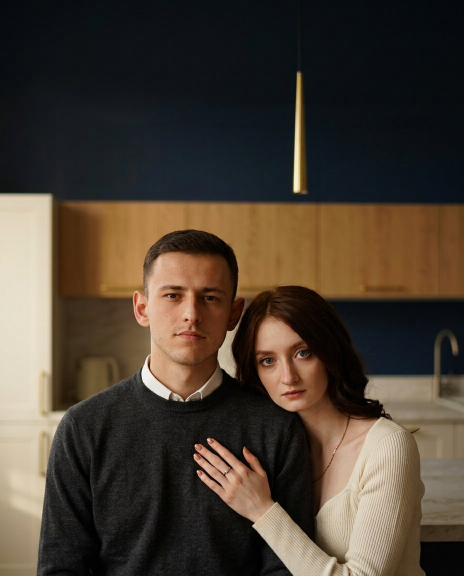
#> input picture vk/_source/base_cover_vertical.jpg, 928 x 1152 px, found by its file name (shown at 1/2 size)
$ python build_all.py
#> lines starting #> are read from the running program, lines starting #| are printed output that depends on the picture
### scripts/vk-design/vk.py
# -*- coding: utf-8 -*-
"""
Сборка визуалов для сообщества ВКонтакте vk.ru/tverkuhniru.
Палитра, шрифты и правила — те же, что на сайте «РЕцепт».
"""
import os
from PIL import Image, ImageDraw, ImageFont, ImageFilter, ImageEnhance, ImageOps

FDIR = os.environ.get('VK_FONTS', '/tmp/fonts/out')
REPO = '/home/user/REcept'
OUT = os.path.join(REPO, 'vk')

INK    = (19, 41, 74)
SOOT   = (11, 26, 48)
COAL   = (31, 63, 104)
CREAM  = (255, 252, 247)
BONE   = (246, 240, 231)
SAND   = (236, 227, 213)
LINE   = (221, 212, 197)
STONE  = (107, 99, 92)
CLAY   = (162, 152, 140)
GOLD   = (122, 97, 60)
GOLDL  = (182, 154, 99)
GOLDS  = (211, 189, 149)

# --------------------------------------------------------------- шрифты
# fontsource режет гарнитуры по unicode-range: в кириллическом файле нет цифр
# и латиницы. Поэтому каждый символ берётся из той половины, где он есть.
_FAMILIES = {
    'golos':    ('golos-400.ttf', 'golos-latin.ttf'),
    'golos-m':  ('golos-500.ttf', 'golos-latin.ttf'),
    'golos-b':  ('golos-600.ttf', 'golos-latin.ttf'),
    'corm':     ('corm-400.ttf', 'corm-latin.ttf'),
    'corm-l':   ('corm-300.ttf', 'corm-latin.ttf'),
    'corm-m':   ('corm-500.ttf', 'corm-latin.ttf'),
    'playfair': ('playfair-400.ttf', 'playfair-latin.ttf'),
    'playfair-m': ('playfair-500.ttf', 'playfair-latin.ttf'),
    'marck':    ('marck-400.ttf', 'marck-latin.ttf'),
}


_cmaps = {}
def _cmap(path):
    if path not in _cmaps:
        from fontTools.ttLib import TTFont as _TT
        _cmaps[path] = set(_TT(path).getBestCmap().keys())
    return _cmaps[path]


class Font:
    def __init__(self, fam, size):
        cyr, lat = _FAMILIES[fam]
        self.fam, self.size = fam, size
        self.c = ImageFont.truetype(os.path.join(FDIR, cyr), size)
        self.l = ImageFont.truetype(os.path.join(FDIR, lat), size)
        self.cmap_c = _cmap(os.path.join(FDIR, cyr))
        self.cmap_l = _cmap(os.path.join(FDIR, lat))

    # [6 lines left out: function for_char, not called in this run]

    def getmetrics(self):
        return self.c.getmetrics()

    # [21 lines left out: functions getlength, draw, not called in this run]


_cache = {}
def F(fam, size):
    key = (fam, int(round(size)))
    if key not in _cache:
        _cache[key] = Font(fam, int(round(size)))
    return _cache[key]


def tw(draw, s, f, tracking=0.0):
    return f.getlength(s, tracking)


# [48 lines left out: functions text, wrap, para, caps_rule, not called in this run]


def rule(draw, xy, w, color, t=1.5):
    x, y = xy
    draw.rectangle([x, y, x + w, y + t], fill=color)


# --------------------------------------------------------------- фото
def cover(img, size, focus=(0.5, 0.5), zoom=1.0):
    tw_, th_ = size
    if img.mode != 'RGB':
        img = img.convert('RGB')
    sw, sh = img.size
    scale = max(tw_ / sw, th_ / sh) * zoom
    nw, nh = int(sw * scale + 0.5), int(sh * scale + 0.5)
    im = img.resize((nw, nh), Image.LANCZOS)
    fx = int((nw - tw_) * focus[0] + 0.5)
    fy = int((nh - th_) * focus[1] + 0.5)
    fx = max(0, min(nw - tw_, fx)); fy = max(0, min(nh - th_, fy))
    return im.crop((fx, fy, fx + tw_, fy + th_))


def _interp(stops, t):
    stops = sorted(stops)
    if t <= stops[0][0]:
        return stops[0][1]
    for (p0, c0), (p1, c1) in zip(stops, stops[1:]):
        if p0 <= t <= p1:
            k = 0 if p1 == p0 else (t - p0) / (p1 - p0)
            return tuple(int(c0[i] + (c1[i] - c0[i]) * k) for i in range(4))
    return stops[-1][1]


def linear(size, stops, horizontal=False):
    w, h = (1024, 1) if not horizontal else (1, 1024)
    grad = Image.new('RGBA', (w, h))
    px = grad.load()
    for i in range(1024):
        col = _interp(stops, i / 1023)
        if horizontal:
            px[0, i] = col
        else:
            px[i, 0] = col
    return grad.resize(size, Image.BILINEAR)


def rgba(color, a):
    return (color[0], color[1], color[2], int(a))


def veil(img, stops, horizontal=False):
    base = img.convert('RGBA')
    base.alpha_composite(linear(img.size, stops, horizontal))
    return base


# [14 lines left out: function spot, not called in this run]


def lighten(img, center, radius, amount=0.16):
    """Тёплый свет на лицах: снимок не глушим, а показываем."""
    w, h = img.size
    m = Image.new('L', (w, h), 0)
    md = ImageDraw.Draw(m)
    cx, cy = center[0] * w, center[1] * h
    rx, ry = radius[0] * w, radius[1] * h
    md.ellipse([cx - rx, cy - ry, cx + rx, cy + ry], fill=int(255 * amount))
    m = m.filter(ImageFilter.GaussianBlur(min(rx, ry) * 0.7))
    white = Image.new('RGB', (w, h), (255, 246, 232))
    mask = m.convert('RGB')
    return Image.composite(Image.blend(img.convert('RGB'), white, 0.55), img.convert('RGB'),
                           mask.convert('L'))


def grain(img, amount=7):
    n = Image.effect_noise(img.size, 42).convert('L').filter(ImageFilter.GaussianBlur(0.4))
    return Image.blend(img.convert('RGB'), Image.merge('RGB', (n, n, n)), amount / 100 * 0.5)


# [17 lines left out: functions paper, save, not called in this run]


# --------------------------------------------------------------- знак
def wordmark(draw, xy, size, tone='light', anchor='la', color=None, gold=None):
    f = F('corm', size)
    s1, s2 = 'РЕ', 'цепт'
    w1 = tw(draw, s1, f); w2 = tw(draw, s2, f)
    x, y = xy
    if anchor[0] == 'm': x -= (w1 + w2) / 2
    elif anchor[0] == 'r': x -= (w1 + w2)
    asc, _ = f.getmetrics(); y += asc
    col = color or (CREAM if tone == 'light' else INK)
    gl = gold or (GOLDS if tone == 'light' else GOLD)
    f.draw(draw, (x, y), s1, gl)
    f.draw(draw, (x + w1, y), s2, col)
    return w1 + w2


# [13 lines left out: function wordmark_tver, not called in this run]


THE = ['с 2004 года', 'гарантия 24 месяца', 'оплата 50 / 50']

# [18 lines left out: function theses, not called in this run]

### scripts/vk-design/build_all.py
# -*- coding: utf-8 -*-
import os, sys
sys.path.insert(0, os.path.dirname(os.path.abspath(__file__)))
from vk import *

COUPLE_VERT = Image.open(os.path.join(REPO, 'vk/_source/base_cover_vertical.jpg'))
#> COUPLE_VERT is the input picture: PIL image 928x1152 RGB; mean R, G, B 73.7, 62.6, 51.1
COUPLE_WIDE = Image.open(os.path.join(REPO, 'vk/_source/base_cover_wide2.jpg'))
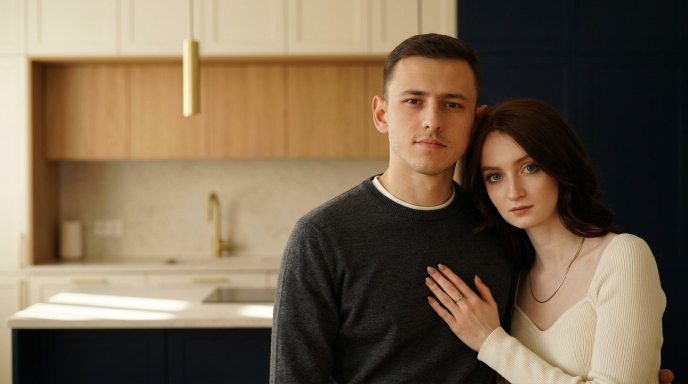
#> input picture vk/_source/base_cover_wide2.jpg, 1376 x 768 px, found by its file name (shown at 1/2 size)
#> COUPLE_WIDE is the input picture: PIL image 1376x768 RGB; mean R, G, B 117.8, 100.4, 78.3

PHOTO = os.path.join(REPO, 'public/images')

SERVICES = [
    dict(slug='kuhni', n='01', photo=os.path.join(REPO, 'vk/_source') + '/svc_kitchen.jpg',
         title='Кухни на заказ',
         sub='От компактных кухонь в хрущёвке до кухонь-гостиных с островом',
         short='Основное направление'),
    dict(slug='garderobnye', n='02', photo=os.path.join(REPO, 'vk/_source') + '/svc_wardrobe.jpg',
         title='Гардеробные и шкафы',
         sub='Системы хранения по вашим размерам и вещам, а не по стандартной сетке',
         short='Шкафы-купе, распашные, антресоли'),
    dict(slug='vannaya', n='03', photo=os.path.join(REPO, 'vk/_source') + '/svc_bathroom.jpg',
         title='Мебель для ванной',
         sub='Тумбы, пеналы и зеркальные шкафы во влагостойком исполнении',
         short='Подгоняем по месту'),
    dict(slug='prihozhie', n='04', photo=os.path.join(REPO, 'vk/_source') + '/svc_hall.jpg',
         title='Прихожие и детские',
         sub='Корпусная мебель для остальных комнат — в одной стилистике с кухней',
         short='Рабочие зоны, детские'),
]


# ================================================================= АВАТАР
def avatar():
    """Аватарка: ВК обрезает её кругом, поэтому всё важное — внутри
    вписанной окружности. Сверху синее поле со знаком, ниже — лица."""
    W = H = 1200
    img = cover(COUPLE_VERT, (W, H), focus=(0.50, 0.14), zoom=1.0)
#> in cover, `return im.crop((fx, fy, fx + tw_, fy + th_))`:
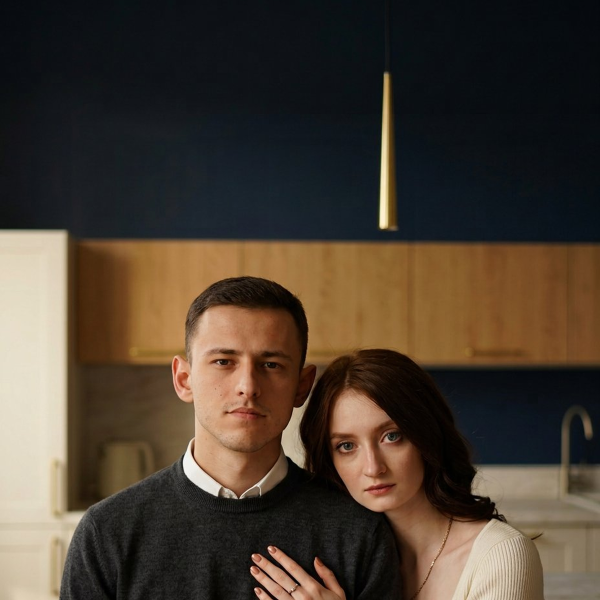
#> returned value: PIL image 1200x1200 RGB (shown at 1/2 size); mean R, G, B 73.4, 61.6, 49.6
    img = ImageEnhance.Contrast(img).enhance(1.05)
    img = ImageEnhance.Color(img).enhance(1.06)
    img = lighten(img, (0.50, 0.62), (0.46, 0.30), 0.14)
    # верхняя треть — плотное поле под знак, дальше прозрачно
    img = veil(img, [(0.00, rgba(SOOT, 254)), (0.20, rgba(INK, 246)),
                     (0.34, rgba(INK, 168)), (0.46, rgba(INK, 30)),
                     (0.60, rgba(INK, 0)), (0.88, rgba(SOOT, 40)),
                     (1.00, rgba(SOOT, 140))])
    img = grain(img, 7)
    d = ImageDraw.Draw(img, 'RGBA')

    wordmark(d, (W / 2, 150), 128, 'light', 'ma')
    text(d, (W / 2, 316), 'ТВЕРЬ · С 2004 ГОДА', F('golos', 30),
         rgba(GOLDS, 240), 0.26, 'ma')
    rule(d, (W / 2 - 90, 388), 180, rgba(GOLDL, 150), 1.6)

    save(img, 'avatar/avatar-master-1200x1200.jpg')
    for s in (400, 200):
        im = img.resize((s, s), Image.LANCZOS)
        save(im, f'avatar/avatar-{s}x{s}.jpg')


# ============================================================== УСЛУГИ
# [41 lines left out: function services, not called in this run]


# ============================================================ ИКОНКИ МЕНЮ
def _frame(d, W, H, inset=26, color=LINE, t=2):
    d.rectangle([inset, inset, W - inset, H - inset], outline=color, width=t)


# [90 lines left out: functions _cabinet, icon_kuhni, icon_garderob, icon_vannaya, icon_prihozhie, not called in this run]


MENU = [
    ('kuhni', 'КУХНИ', icon_kuhni),
    ('garderobnye', 'ГАРДЕРОБНЫЕ', icon_garderob),
    ('vannaya', 'ВАННАЯ', icon_vannaya),
    ('prihozhie', 'ПРИХОЖИЕ', icon_prihozhie),
]


# [73 lines left out: functions menu_icons, widget, live_cover, not called in this run]


# ================================================= ТОВАРЫ: НАШИ РАБОТЫ
PRODUCTS = [
    ('kuhnya-s-ostrovom', 'kuhnya-gostinaya-s-ostrovom', 'Кухня-гостиная с островом',
     'Тверь · под ключ'),
    ('kuhnya-neoklassika', 'kuhnya-neoklassika-greyzh', 'Кухня в неоклассике',
     'Тверь · под ключ'),
    ('kuhnya-v-proektah', 'kuhnya-s-ugolkom', 'Угловая кухня по проекту',
     'Тверь · под ключ'),
]


# [39 lines left out: function product_cards, not called in this run]


if __name__ == '__main__':
    avatar()
#> in lighten, `m = Image.new('L', (w, h), 0)`: m: PIL image 1200x1200 L; every value is 0
#> in lighten, `m = m.filter(ImageFilter.GaussianBlur(min(rx, ry) * 0.7))`:
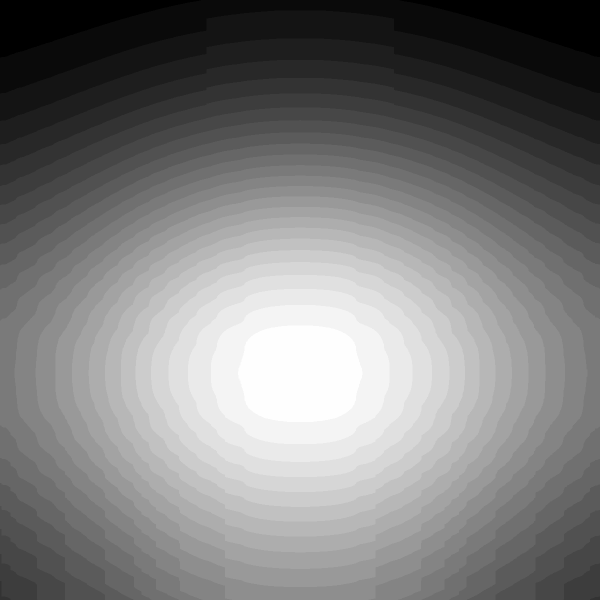
#> m: PIL image 1200x1200 L (shown at 1/2 size); min 1, max 26, mean 13.3; drawn with min black and max white
#> in lighten, `white = Image.new('RGB', (w, h), (255, 246, 232))`:
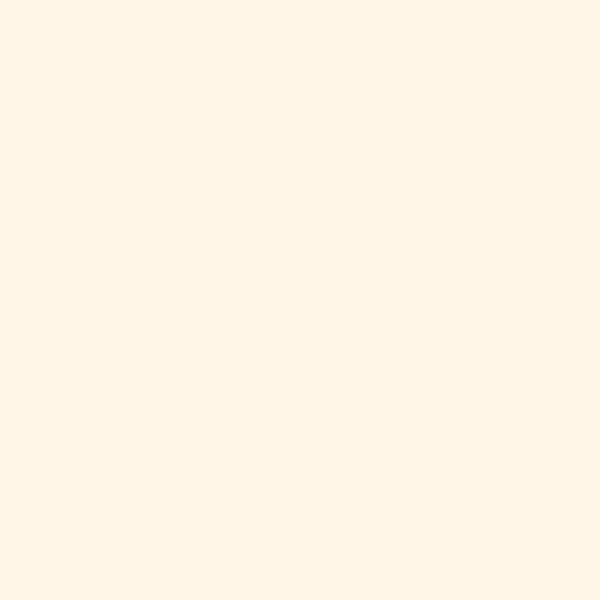
#> white: PIL image 1200x1200 RGB (shown at 1/2 size); mean R, G, B 255, 246, 232
#> in veil, `base.alpha_composite(linear(img.size, stops, horizontal))`:
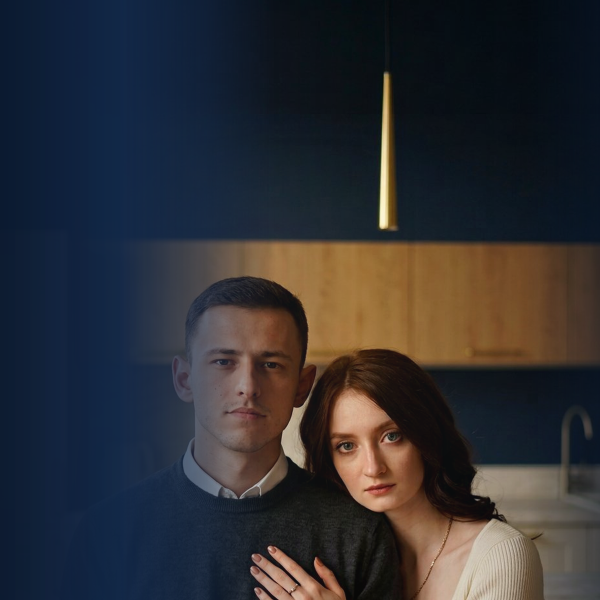
#> base: PIL image 1200x1200 RGBA (shown at 1/2 size); mean R, G, B, A 47.3, 47.6, 52.3, 255
#> in grain, `n = Image.effect_noise(img.size, 42).convert('L').filter(ImageFilter.G..`:
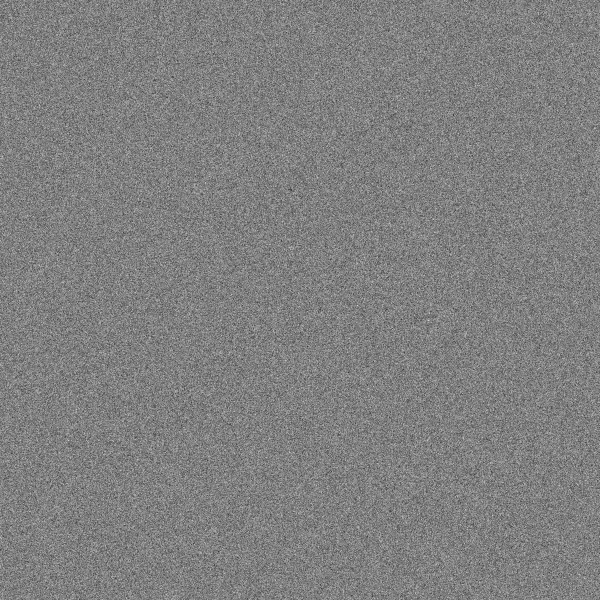
#> n: PIL image 1200x1200 L (shown at 1/2 size); min 17, max 236, mean 127.5
#> (the run stopped early here; a loop or call above may not have finished)
